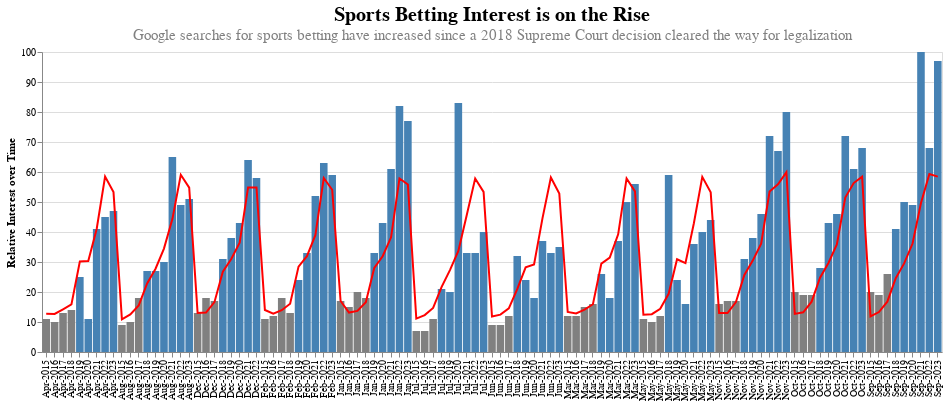

The cell this chart's notebook holds for it:
### Markdown cell above
## Bar Chart

Using the Altair library

### Code cell
# Convert the 'month' column back to string format 'YYYY-MM' for display purposes
df_filtered['month_str'] = df_filtered['month'].dt.strftime('%b-%Y')

# Create a condition for coloring the bars
# condition = alt.condition(
#     alt.datum.month >= pd.to_datetime('2018-05-01'),  # Condition for the date
#     alt.value('steelblue'),  # Color for True (May 2018 and beyond)
#     alt.value('grey')   # Color for False (Before May 2018)
# )

# Create a new column for conditional color logic
df_filtered['is_after_may_2018'] = df_filtered['month'] >= '2018-05-01'


# Define your title and subtitle
title = "Sports Betting Interest is on the Rise"
subtitle = "Google searches for sports betting have increased since a May 2018 Supreme Court decision cleared the way for legalization"
footer = "Source: Google Trends | Graphic: @steodosescu"

# Combine title, subtitle, and footer
combined_title = alt.TitleParams(
    text=title, 
    subtitle=subtitle,
    anchor='middle',  # Center the title
    color='black',    # Title color
    fontSize=20,      # Title font size
    subtitleColor='gray',  # Subtitle color
    subtitleFontSize=15,   # Subtitle font size
)



# Create bar chart with conditional coloring and Title fields
bar = alt.Chart(df_filtered).mark_bar().encode(
    x = alt.X('month_str:O', sort=alt.EncodingSortField(field='month', order='ascending')),
    y = 'search_interest:Q',
    color=alt.condition(alt.datum.is_after_may_2018, 
                        alt.value('steelblue'), 
                        alt.value('grey'))
).properties(
    title=combined_title
)

# Create line chart
line = alt.Chart(df_filtered).mark_line(color='red').transform_window(
    # The field to average
    rolling_mean='mean(search_interest)',
    # The number of values before and after the current value to include.
    frame=[-12, 0]
).encode(
    x=alt.X('month_str:O', 
            sort=alt.EncodingSortField(field='month', order='ascending'),
            axis=alt.Axis(title='')),
    y=alt.Y('rolling_mean:Q',
             axis=alt.Axis(title='Relative Interest over Time', titleFontWeight='bold'))
)

# Combine bar and line charts. Use scaleFactor = 2 to increase image size and resolution
combined_chart = (bar + line).properties(width=900).display(
    scaleFactor=2
)

# Display the chart
combined_chart.display()

### Figure 1 — Vega-Lite specification as saved in the notebook (floating-point values rounded to 4 significant figures)
{"config": {"view": {"continuousWidth": 400, "continuousHeight": 300}}, "layer": [{"mark": "bar", "encoding": {"color": {"condition": {"value": "steelblue", "test": "datum.is_after_may_2018"}, "value": "grey"}, "x": {"field": "month_str", "sort": {"field": "month", "order": "ascending"}, "type": "ordinal"}, "y": {"field": "search_interest", "type": "quantitative"}}, "title": {"text": "Sports Betting Interest is on the Rise", "anchor": "middle", "color": "black", "fontSize": 20, "subtitle": "Google searches for sports betting have increased since a 2018 Supreme Court decision cleared the way for legalization", "subtitleColor": "gray", "subtitleFontSize": 15}}, {"mark": {"type": "line", "color": "red"}, "encoding": {"x": {"axis": {"title": ""}, "field": "month_str", "sort": {"field": "month", "order": "ascending"}, "type": "ordinal"}, "y": {"axis": {"title": "Relative Interest over Time", "titleFontWeight": "bold"}, "field": "rolling_mean", "type": "quantitative"}}, "transform": [{"window": [{"op": "mean", "field": "search_interest", "as": "rolling_mean"}], "frame": [-12, 0]}]}], "data": {"name": "data-644e7606872eee75da153ea7f4bc9f04"}, "width": 900, "$schema": "https://vega.github.io/schema/vega-lite/v4.17.0.json", "datasets": {"data-644e7606872eee75da153ea7f4bc9f04": [{"month": "2015-01-01T00:00:00", "search_interest": 17, "month_str": "Jan-2015", "is_after_may_2018": false}, {"month": "2015-02-01T00:00:00", "search_interest": 11, "month_str": "Feb-2015", "is_after_may_2018": false}, {"month": "2015-03-01T00:00:00", "search_interest": 12, "month_str": "Mar-2015", "is_after_may_2018": false}, {"month": "2015-04-01T00:00:00", "search_interest": 11, "month_str": "Apr-2015", "is_after_may_2018": false}, {"month": "2015-05-01T00:00:00", "search_interest": 11, "month_str": "May-2015", "is_after_may_2018": false}, {"month": "2015-06-01T00:00:00", "search_interest": 9, "month_str": "Jun-2015", "is_after_may_2018": false}, {"month": "2015-07-01T00:00:00", "search_interest": 7, "month_str": "Jul-2015", "is_after_may_2018": false}, {"month": "2015-08-01T00:00:00", "search_interest": 9, "month_str": "Aug-2015", "is_after_may_2018": false}, {"month": "2015-09-01T00:00:00", "search_interest": 20, "month_str": "Sep-2015", "is_after_may_2018": false}, {"month": "2015-10-01T00:00:00", "search_interest": 20, "month_str": "Oct-2015", "is_after_may_2018": false}, {"month": "2015-11-01T00:00:00", "search_interest": 16, "month_str": "Nov-2015", "is_after_may_2018": false}, {"month": "2015-12-01T00:00:00", "search_interest": 13, "month_str": "Dec-2015", "is_after_may_2018": false}, {"month": "2016-01-01T00:00:00", "search_interest": 15, "month_str": "Jan-2016", "is_after_may_2018": false}, {"month": "2016-02-01T00:00:00", "search_interest": 12, "month_str": "Feb-2016", "is_after_may_2018": false}, {"month": "2016-03-01T00:00:00", "search_interest": 12, "month_str": "Mar-2016", "is_after_may_2018": false}, {"month": "2016-04-01T00:00:00", "search_interest": 10, "month_str": "Apr-2016", "is_after_may_2018": false}, {"month": "2016-05-01T00:00:00", "search_interest": 10, "month_str": "May-2016", "is_after_may_2018": false}, {"month": "2016-06-01T00:00:00", "search_interest": 9, "month_str": "Jun-2016", "is_after_may_2018": false}, {"month": "2016-07-01T00:00:00", "search_interest": 7, "month_str": "Jul-2016", "is_after_may_2018": false}, {"month": "2016-08-01T00:00:00", "search_interest": 10, "month_str": "Aug-2016", "is_after_may_2018": false}, {"month": "2016-09-01T00:00:00", "search_interest": 19, "month_str": "Sep-2016", "is_after_may_2018": false}, {"month": "2016-10-01T00:00:00", "search_interest": 19, "month_str": "Oct-2016", "is_after_may_2018": false}, {"month": "2016-11-01T00:00:00", "search_interest": 17, "month_str": "Nov-2016", "is_after_may_2018": false}, {"month": "2016-12-01T00:00:00", "search_interest": 18, "month_str": "Dec-2016", "is_after_may_2018": false}, {"month": "2017-01-01T00:00:00", "search_interest": 20, "month_str": "Jan-2017", "is_after_may_2018": false}, {"month": "2017-02-01T00:00:00", "search_interest": 18, "month_str": "Feb-2017", "is_after_may_2018": false}, {"month": "2017-03-01T00:00:00", "search_interest": 15, "month_str": "Mar-2017", "is_after_may_2018": false}, {"month": "2017-04-01T00:00:00", "search_interest": 13, "month_str": "Apr-2017", "is_after_may_2018": false}, {"month": "2017-05-01T00:00:00", "search_interest": 12, "month_str": "May-2017", "is_after_may_2018": false}, {"month": "2017-06-01T00:00:00", "search_interest": 12, "month_str": "Jun-2017", "is_after_may_2018": false}, {"month": "2017-07-01T00:00:00", "search_interest": 11, "month_str": "Jul-2017", "is_after_may_2018": false}, {"month": "2017-08-01T00:00:00", "search_interest": 18, "month_str": "Aug-2017", "is_after_may_2018": false}, {"month": "2017-09-01T00:00:00", "search_interest": 26, "month_str": "Sep-2017", "is_after_may_2018": false}, {"month": "2017-10-01T00:00:00", "search_interest": 19, "month_str": "Oct-2017", "is_after_may_2018": false}, {"month": "2017-11-01T00:00:00", "search_interest": 17, "month_str": "Nov-2017", "is_after_may_2018": false}, {"month": "2017-12-01T00:00:00", "search_interest": 17, "month_str": "Dec-2017", "is_after_may_2018": false}, {"month": "2018-01-01T00:00:00", "search_interest": 18, "month_str": "Jan-2018", "is_after_may_2018": false}, {"month": "2018-02-01T00:00:00", "search_interest": 13, "month_str": "Feb-2018", "is_after_may_2018": false}, {"month": "2018-03-01T00:00:00", "search_interest": 16, "month_str": "Mar-2018", "is_after_may_2018": false}, {"month": "2018-04-01T00:00:00", "search_interest": 14, "month_str": "Apr-2018", "is_after_may_2018": false}, {"month": "2018-05-01T00:00:00", "search_interest": 59, "month_str": "May-2018", "is_after_may_2018": true}, {"month": "2018-06-01T00:00:00", "search_interest": 32, "month_str": "Jun-2018", "is_after_may_2018": true}, {"month": "2018-07-01T00:00:00", "search_interest": 21, "month_str": "Jul-2018", "is_after_may_2018": true}, {"month": "2018-08-01T00:00:00", "search_interest": 27, "month_str": "Aug-2018", "is_after_may_2018": true}, {"month": "2018-09-01T00:00:00", "search_interest": 41, "month_str": "Sep-2018", "is_after_may_2018": true}, {"month": "2018-10-01T00:00:00", "search_interest": 28, "month_str": "Oct-2018", "is_after_may_2018": true}, {"month": "2018-11-01T00:00:00", "search_interest": 31, "month_str": "Nov-2018", "is_after_may_2018": true}, {"month": "2018-12-01T00:00:00", "search_interest": 31, "month_str": "Dec-2018", "is_after_may_2018": true}, {"month": "2019-01-01T00:00:00", "search_interest": 33, "month_str": "Jan-2019", "is_after_may_2018": true}, {"month": "2019-02-01T00:00:00", "search_interest": 24, "month_str": "Feb-2019", "is_after_may_2018": true}, {"month": "2019-03-01T00:00:00", "search_interest": 26, "month_str": "Mar-2019", "is_after_may_2018": true}, {"month": "2019-04-01T00:00:00", "search_interest": 25, "month_str": "Apr-2019", "is_after_may_2018": true}, {"month": "2019-05-01T00:00:00", "search_interest": 24, "month_str": "May-2019", "is_after_may_2018": true}, {"month": "2019-06-01T00:00:00", "search_interest": 24, "month_str": "Jun-2019", "is_after_may_2018": true}, {"month": "2019-07-01T00:00:00", "search_interest": 20, "month_str": "Jul-2019", "is_after_may_2018": true}, {"month": "2019-08-01T00:00:00", "search_interest": 27, "month_str": "Aug-2019", "is_after_may_2018": true}, {"month": "2019-09-01T00:00:00", "search_interest": 50, "month_str": "Sep-2019", "is_after_may_2018": true}, {"month": "2019-10-01T00:00:00", "search_interest": 43, "month_str": "Oct-2019", "is_after_may_2018": true}, {"month": "2019-11-01T00:00:00", "search_interest": 38, "month_str": "Nov-2019", "is_after_may_2018": true}, {"month": "2019-12-01T00:00:00", "search_interest": 38, "month_str": "Dec-2019", "is_after_may_2018": true}, {"month": "2020-01-01T00:00:00", "search_interest": 43, "month_str": "Jan-2020", "is_after_may_2018": true}, {"month": "2020-02-01T00:00:00", "search_interest": 33, "month_str": "Feb-2020", "is_after_may_2018": true}, {"month": "2020-03-01T00:00:00", "search_interest": 18, "month_str": "Mar-2020", "is_after_may_2018": true}, {"month": "2020-04-01T00:00:00", "search_interest": 11, "month_str": "Apr-2020", "is_after_may_2018": true}, {"month": "2020-05-01T00:00:00", "search_interest": 16, "month_str": "May-2020", "is_after_may_2018": true}, {"month": "2020-06-01T00:00:00", "search_interest": 18, "month_str": "Jun-2020", "is_after_may_2018": true}, {"month": "2020-07-01T00:00:00", "search_interest": 83, "month_str": "Jul-2020", "is_after_may_2018": true}, {"month": "2020-08-01T00:00:00", "search_interest": 30, "month_str": "Aug-2020", "is_after_may_2018": true}, {"month": "2020-09-01T00:00:00", "search_interest": 49, "month_str": "Sep-2020", "is_after_may_2018": true}, {"month": "2020-10-01T00:00:00", "search_interest": 46, "month_str": "Oct-2020", "is_after_may_2018": true}, {"month": "2020-11-01T00:00:00", "search_interest": 46, "month_str": "Nov-2020", "is_after_may_2018": true}, {"month": "2020-12-01T00:00:00", "search_interest": 43, "month_str": "Dec-2020", "is_after_may_2018": true}, {"month": "2021-01-01T00:00:00", "search_interest": 61, "month_str": "Jan-2021", "is_after_may_2018": true}, {"month": "2021-02-01T00:00:00", "search_interest": 52, "month_str": "Feb-2021", "is_after_may_2018": true}, {"month": "2021-03-01T00:00:00", "search_interest": 37, "month_str": "Mar-2021", "is_after_may_2018": true}, {"month": "2021-04-01T00:00:00", "search_interest": 41, "month_str": "Apr-2021", "is_after_may_2018": true}, {"month": "2021-05-01T00:00:00", "search_interest": 36, "month_str": "May-2021", "is_after_may_2018": true}, {"month": "2021-06-01T00:00:00", "search_interest": 37, "month_str": "Jun-2021", "is_after_may_2018": true}, {"month": "2021-07-01T00:00:00", "search_interest": 33, "month_str": "Jul-2021", "is_after_may_2018": true}, {"month": "2021-08-01T00:00:00", "search_interest": 65, "month_str": "Aug-2021", "is_after_may_2018": true}, {"month": "2021-09-01T00:00:00", "search_interest": 100, "month_str": "Sep-2021", "is_after_may_2018": true}, {"month": "2021-10-01T00:00:00", "search_interest": 72, "month_str": "Oct-2021", "is_after_may_2018": true}, {"month": "2021-11-01T00:00:00", "search_interest": 72, "month_str": "Nov-2021", "is_after_may_2018": true}, {"month": "2021-12-01T00:00:00", "search_interest": 64, "month_str": "Dec-2021", "is_after_may_2018": true}, {"month": "2022-01-01T00:00:00", "search_interest": 82, "month_str": "Jan-2022", "is_after_may_2018": true}, {"month": "2022-02-01T00:00:00", "search_interest": 63, "month_str": "Feb-2022", "is_after_may_2018": true}, {"month": "2022-03-01T00:00:00", "search_interest": 50, "month_str": "Mar-2022", "is_after_may_2018": true}, {"month": "2022-04-01T00:00:00", "search_interest": 45, "month_str": "Apr-2022", "is_after_may_2018": true}, {"month": "2022-05-01T00:00:00", "search_interest": 40, "month_str": "May-2022", "is_after_may_2018": true}, {"month": "2022-06-01T00:00:00", "search_interest": 33, "month_str": "Jun-2022", "is_after_may_2018": true}, {"month": "2022-07-01T00:00:00", "search_interest": 33, "month_str": "Jul-2022", "is_after_may_2018": true}, {"month": "2022-08-01T00:00:00", "search_interest": 49, "month_str": "Aug-2022", "is_after_may_2018": true}, {"month": "2022-09-01T00:00:00", "search_interest": 68, "month_str": "Sep-2022", "is_after_may_2018": true}, {"month": "2022-10-01T00:00:00", "search_interest": 61, "month_str": "Oct-2022", "is_after_may_2018": true}, {"month": "2022-11-01T00:00:00", "search_interest": 67, "month_str": "Nov-2022", "is_after_may_2018": true}, {"month": "2022-12-01T00:00:00", "search_interest": 58, "month_str": "Dec-2022", "is_after_may_2018": true}, {"month": "2023-01-01T00:00:00", "search_interest": 77, "month_str": "Jan-2023", "is_after_may_2018": true}, {"month": "2023-02-01T00:00:00", "search_interest": 59, "month_str": "Feb-2023", "is_after_may_2018": true}, {"month": "2023-03-01T00:00:00", "search_interest": 56, "month_str": "Mar-2023", "is_after_may_2018": true}, {"month": "2023-04-01T00:00:00", "search_interest": 47, "month_str": "Apr-2023", "is_after_may_2018": true}, {"month": "2023-05-01T00:00:00", "search_interest": 44, "month_str": "May-2023", "is_after_may_2018": true}, {"month": "2023-06-01T00:00:00", "search_interest": 35, "month_str": "Jun-2023", "is_after_may_2018": true}, {"month": "2023-07-01T00:00:00", "search_interest": 40, "month_str": "Jul-2023", "is_after_may_2018": true}, {"month": "2023-08-01T00:00:00", "search_interest": 51, "month_str": "Aug-2023", "is_after_may_2018": true}, {"month": "2023-09-01T00:00:00", "search_interest": 97, "month_str": "Sep-2023", "is_after_may_2018": true}, {"month": "2023-10-01T00:00:00", "search_interest": 68, "month_str": "Oct-2023", "is_after_may_2018": true}, {"month": "2023-11-01T00:00:00", "search_interest": 80, "month_str": "Nov-2023", "is_after_may_2018": true}]}}
